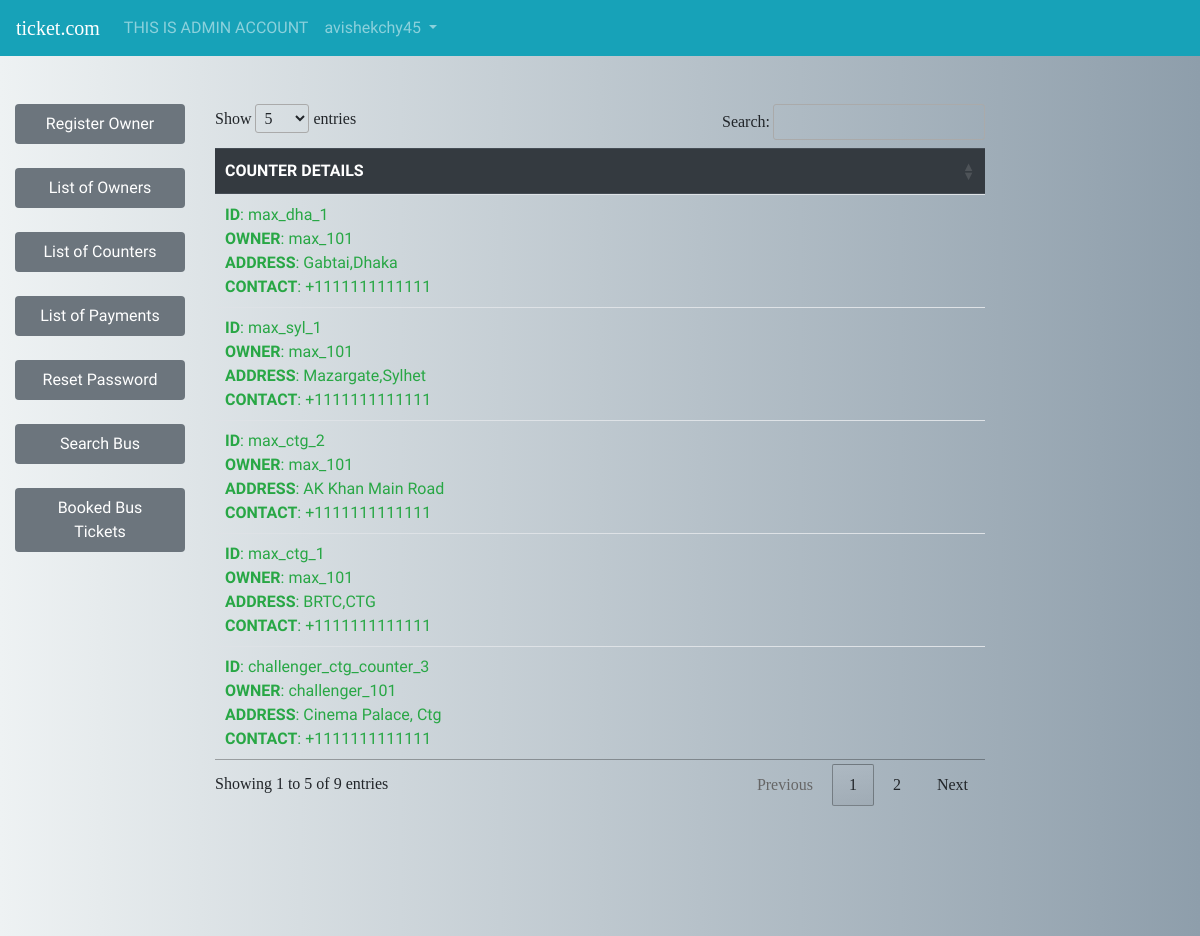
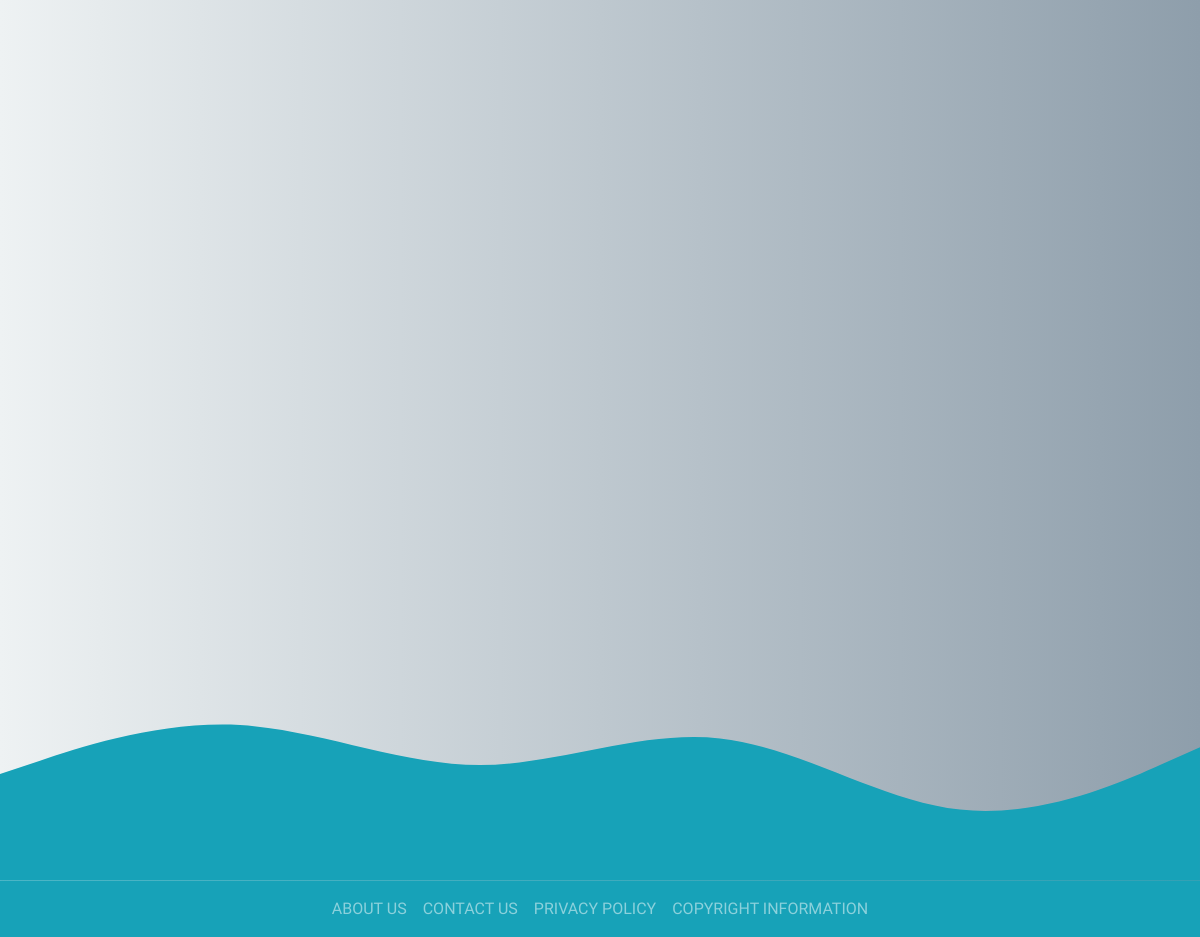
The page /admin/listofcounters.php (signed in) on the database its author committed (2 pictures, top to bottom).
### tables this page shows
CREATE TABLE `buscounter` (
  `REG` timestamp NOT NULL DEFAULT current_timestamp(),
  `COUNTER_ID` varchar(255) NOT NULL,
  `OWNER` varchar(255) NOT NULL,
  `ADDRESS` varchar(255) NOT NULL,
  `CONTACT` varchar(255) NOT NULL
);

### includes/counterlist.php (the view, shortened to what this page needs)
<?php
$query = "SELECT * FROM buscounter ORDER BY REG DESC";
$result = mysqli_query($con, $query);
echo "
<br>
<table class='table table-hover' id='counterlist'>
<thead class='thead-dark'>
<tr>
<th>COUNTER DETAILS</th>
</tr>
</thead>
<tbody>
";
while ($row = mysqli_fetch_array($result)) {
    $counterid = $row['COUNTER_ID'];
    $owner = $row['OWNER'];
    $address = $row['ADDRESS'];
    $contact = $row['CONTACT'];
    echo "
    <tr>
    <td class='text-left text-success'><b>ID</b>: $counterid <br><b>OWNER</b>: $owner <br><b>ADDRESS</b>: $address <br><b>CONTACT</b>: $contact </td>
    </tr>
    ";
}
echo "
</tbody>
</table>
<br>
";
?>

### style.css (style rules this page uses)
body { font-family: 'Bree Serif', serif; }
thead { font-family: 'Bungee Shade', cursive; }
tbody { font-family: 'Vast Shadow', cursive; }
body { background: #8e9eab; background: -webkit-linear-gradient(to right, #eef2f3, #8e9eab); background: linear-gradient(to right, #eef2f3, #8e9eab); }

### rows shown on the page
buscounter: COUNTER_ID "max_dha_1", OWNER "max_101", ADDRESS "Gabtai,Dhaka", CONTACT "+1111111111111"
buscounter: COUNTER_ID "max_syl_1", OWNER "max_101", ADDRESS "Mazargate,Sylhet", CONTACT "+1111111111111"
buscounter: COUNTER_ID "max_ctg_2", OWNER "max_101", ADDRESS "AK Khan Main Road", CONTACT "+1111111111111"
buscounter: COUNTER_ID "max_ctg_1", OWNER "max_101", ADDRESS "BRTC,CTG", CONTACT "+1111111111111"
buscounter: COUNTER_ID "challenger_ctg_counter_3", OWNER "challenger_101", ADDRESS "Cinema Palace, Ctg", CONTACT "+1111111111111"

### other values the page prints
$user "ADMIN"
$user_id "avishekchy45"
